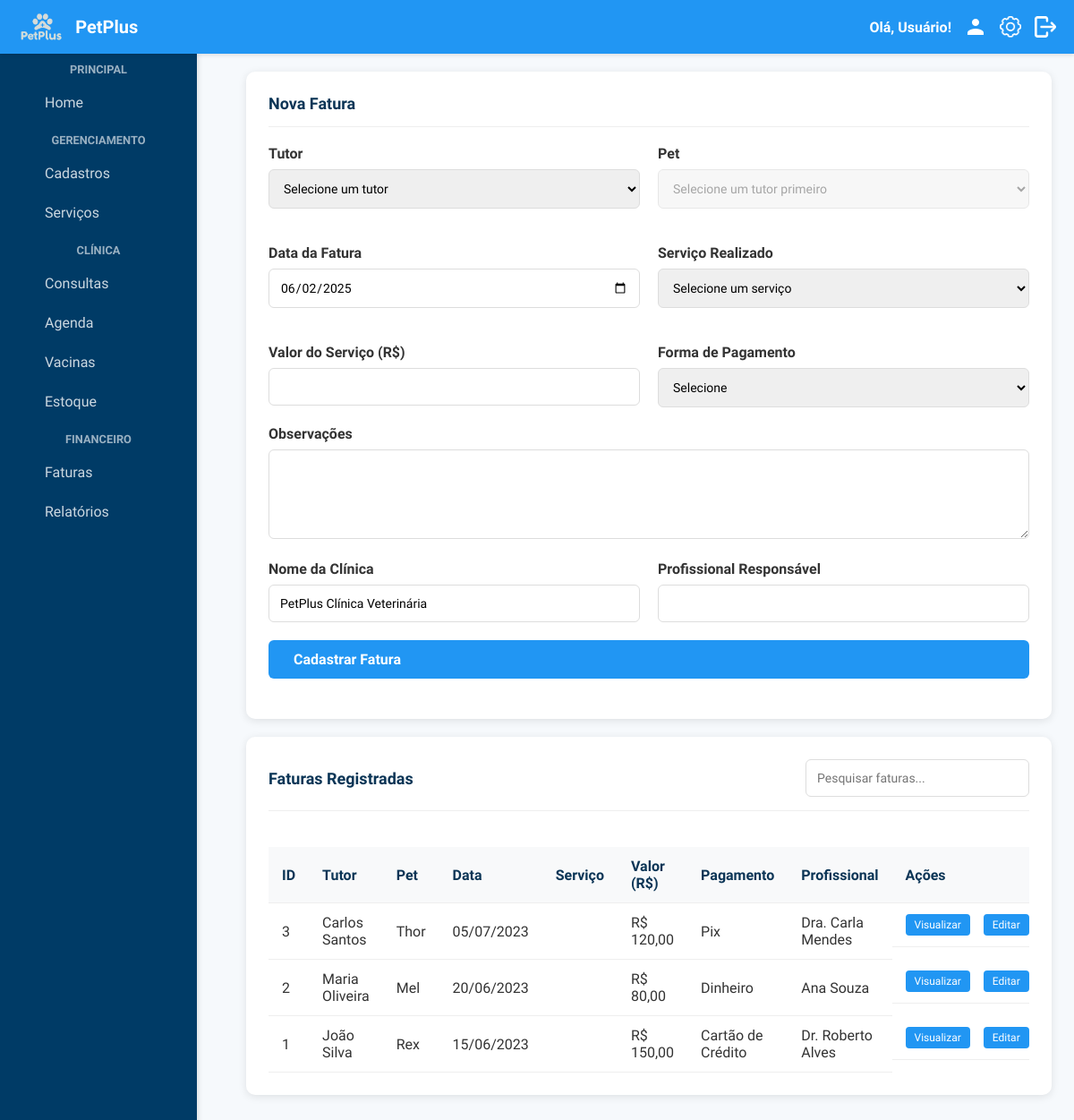
The page /fatura_detalhada/gerenciamento_faturas.php on the database its author committed.
### tables this page shows
CREATE TABLE IF NOT EXISTS Faturas (
    id INT AUTO_INCREMENT PRIMARY KEY,
    tutor_id INT NOT NULL,
    pet_id INT NOT NULL,
    data_fatura DATE NOT NULL,
    servico VARCHAR(100) NOT NULL,
    valor DECIMAL(10,2) NOT NULL,
    forma_pagamento VARCHAR(50) NOT NULL,
    observacoes TEXT,
    clinica VARCHAR(100) NOT NULL,
    profissional VARCHAR(100) NOT NULL,
    status_f ENUM('pago', 'pendente', 'cancelado') DEFAULT 'pendente',
    FOREIGN KEY (tutor_id) REFERENCES Tutor(id_tutor) ON DELETE CASCADE,
    FOREIGN KEY (pet_id) REFERENCES Pets(id_pet) ON DELETE CASCADE
);

CREATE TABLE IF NOT EXISTS Tutor (
    id_tutor INT AUTO_INCREMENT PRIMARY KEY,
    nome VARCHAR(100) NOT NULL,
    cpf VARCHAR(14) UNIQUE,
    email VARCHAR(100),
    telefone VARCHAR(15),
    endereco VARCHAR(200),
    data_cadastro TIMESTAMP DEFAULT CURRENT_TIMESTAMP
);

CREATE TABLE IF NOT EXISTS Pets (
    id_pet INT AUTO_INCREMENT PRIMARY KEY,
    id_tutor INT,
    nome VARCHAR(50) NOT NULL,
    especie VARCHAR(50),
    raca VARCHAR(50),
    data_nascimento DATE,
    sexo ENUM('M', 'F'),
    cor VARCHAR(50),
    peso DECIMAL(5,2),
    observacoes TEXT,
    FOREIGN KEY (id_tutor) REFERENCES Tutor(id_tutor) ON DELETE CASCADE
);

### fatura_detalhada/gerenciamento_faturas.php (the view, shortened to what this page needs)
<?php
$conn = conecta_db();
$faturas = [];
try {
    $sql = "SELECT f.*, t.nome as tutor_nome, p.nome as pet_nome, s.nome as servico_nome
            FROM Faturas f
            JOIN Tutor t ON f.tutor_id = t.id_tutor
            JOIN Pets p ON f.pet_id = p.id_pet
            LEFT JOIN Servicos s ON f.servico = s.id_servico
            ORDER BY f.data_fatura DESC";
    $result = $conn->query($sql);
    if ($result && $result->num_rows > 0) {
        while ($row = $result->fetch_assoc()) {
            $faturas[] = $row;
        }
    }
} catch (Exception $e) {
    $faturas = [
        [
            'id' => 1,
            'tutor_nome' => 'João Silva',
            'pet_nome' => 'Rex',
            'data_fatura' => '2023-06-01',
            'servico_nome' => 'Consulta de Rotina',
            'valor' => 120.00,
            'forma_pagamento' => 'Cartão de Crédito',
            'profissional' => 'Dr. Carlos'
        ],
        [
            'id' => 2,
            'tutor_nome' => 'Maria Oliveira',
            'pet_nome' => 'Luna',
            'data_fatura' => '2023-06-02',
            'servico_nome' => 'Vacinação',
            'valor' => 80.00,
            'forma_pagamento' => 'Dinheiro',
            'profissional' => 'Dra. Ana'
        ]
    ];
}
$fatura_edicao = null;
include_once('../includes/header.php');
?>
<!DOCTYPE html>
<html lang="pt-br">
<head>
    <link rel="stylesheet" href="../includes/global.css">
</head>
<body>
    <?php include_once('../includes/sidebar.php'); ?>
    <div class="fatura-container">
        <div class="card">
            <div class="card-header">
                <h2 class="card-title"><?php echo $fatura_edicao ? 'Editar Fatura' : 'Nova Fatura'; ?></h2>
            </div>
            <form id="formularioFatura" method="POST" action="gerenciamento_faturas.php">
                <div class="form-grid">
                    <div class="form-group">
                        <label for="tutor_id">Tutor</label>
                        <select id="tutor_id" name="tutor_id" class="form-control" onchange="carregarPets(this.value)" required>
                            <option value="">Selecione um tutor</option>
                        </select>
                    </div>
                    <div class="form-group">
                        <label for="pet_id">Pet</label>
                        <select id="pet_id" name="pet_id" class="form-control" required disabled>
                            <option value="">Selecione um tutor primeiro</option>
                        </select>
                    </div>
                    <div class="form-group">
                        <label for="dataFatura">Data da Fatura</label>
                        <input type="date" id="dataFatura" name="dataFatura" class="form-control" required value="<?php echo $fatura_edicao ? $fatura_edicao['data_fatura'] : date('Y-m-d'); ?>" />
                    </div>
                    <div class="form-group">
                        <label for="servico">Serviço Realizado</label>
                        <select id="servico" name="servico" class="form-control" onchange="atualizarValor()" required>
                            <option value="">Selecione um serviço</option>
                        </select>
                    </div>
                    <div class="form-group">
                        <label for="valor">Valor do Serviço (R$)</label>
                        <input type="number" id="valor" name="valor" class="form-control" step="0.01" required value="<?php echo $fatura_edicao ? $fatura_edicao['valor'] : ''; ?>" />
                    </div>
                    <div class="form-group">
                        <label for="pagamento">Forma de Pagamento</label>
                        <select id="pagamento" name="pagamento" class="form-control" required>
                            <option value="">Selecione</option>
                        </select>
                    </div>
                </div>
                <div class="form-group">
                    <label for="observacoes">Observações</label>
                    <textarea id="observacoes" name="observacoes" class="form-control" rows="3"><?php echo $fatura_edicao ? htmlspecialchars($fatura_edicao['observacoes']) : ''; ?></textarea>
                </div>
                <div class="form-grid">
                    <div class="form-group">
                        <label for="clinica">Nome da Clínica</label>
                        <input type="text" id="clinica" name="clinica" class="form-control" required value="<?php echo $fatura_edicao ? htmlspecialchars($fatura_edicao['clinica']) : 'PetPlus Clínica Veterinária'; ?>" />
                    </div>
                    <div class="form-group">
                        <label for="profissional">Profissional Responsável</label>
                        <input type="text" id="profissional" name="profissional" class="form-control" required value="<?php echo $fatura_edicao ? htmlspecialchars($fatura_edicao['profissional']) : ''; ?>" />
                    </div>
                </div>
                <div class="form-group">
                    <button type="submit" class="btn btn-primary btn-icon">
                        <i class="fas fa-save"></i> <?php echo $fatura_edicao ? 'Atualizar Fatura' : 'Cadastrar Fatura'; ?>
                    </button>
                </div>
            </form>
        </div>
        <div class="card">
            <div class="card-header">
                <h2 class="card-title">Faturas Registradas</h2>
                <div class="card-actions">
                    <input type="text" id="pesquisaFatura" class="form-control" placeholder="Pesquisar faturas..." style="width: 250px;">
                </div>
            </div>
            <div class="table-container">
                <table class="data-table">
                    <thead>
                        <tr>
                            <th>ID</th>
                            <th>Tutor</th>
                            <th>Pet</th>
                            <th>Data</th>
                            <th>Serviço</th>
                            <th>Valor (R$)</th>
                            <th>Pagamento</th>
                            <th>Profissional</th>
                            <th>Ações</th>
                        </tr>
                    </thead>
                    <tbody id="listaFaturas">
                        <?php if (empty($faturas)): ?>
                            <tr>
                                <td colspan="9" style="text-align: center;">Nenhuma fatura registrada</td>
                            </tr>
                        <?php else: ?>
                            <?php foreach ($faturas as $fatura): ?>
                                <tr>
                                    <td><?php echo $fatura['id']; ?></td>
                                    <td><?php echo htmlspecialchars($fatura['tutor_nome']); ?></td>
                                    <td><?php echo htmlspecialchars($fatura['pet_nome']); ?></td>
                                    <td><?php echo date('d/m/Y', strtotime($fatura['data_fatura'])); ?></td>
                                    <td><?php echo htmlspecialchars($fatura['servico_nome']); ?></td>
                                    <td>R$ <?php echo number_format($fatura['valor'], 2, ',', '.'); ?></td>
                                    <td><?php echo htmlspecialchars($fatura['forma_pagamento']); ?></td>
                                    <td><?php echo htmlspecialchars($fatura['profissional']); ?></td>
                                    <td class="actions">
                                        <button class="btn-action btn-view" onclick="visualizarFatura(<?php echo $fatura['id']; ?>)" title="Visualizar">Visualizar</button>
                                        <button class="btn-action btn-edit" onclick="editarFatura(<?php echo $fatura['id']; ?>)" title="Editar">Editar</button>
                                    </td>
                                </tr>
                            <?php endforeach; ?>
                        <?php endif; ?>
                    </tbody>
                </table>
            </div>
        </div>
    </div>
</body>
</html>

### includes/temas.css (style rules this page uses)
.tema-claro { --cor-fundo: #f6f9fc; --cor-texto: #333; --cor-primaria: #2196f3; --cor-secundaria: #0b3556; --cor-borda: #ddd; --cor-fundo-card: #fff; --cor-fundo-header: #2196f3; --cor-texto-header: #fff; }
body { background-color: var(--cor-fundo); color: var(--cor-texto); }
button, .btn-primary, .botao { background-color: var(--cor-primaria) !important; color: #fff !important; }

### includes/global.css (style rules this page uses)
* { margin: 0; padding: 0; box-sizing: border-box; font-family: "Quicksand", sans-serif; }
body { background-color: #f6f9fc; padding-top: 60px; }
.card { background-color: #ffffff; padding: 30px; border-radius: 10px; box-shadow: 0 2px 8px rgba(0, 0, 0, 0.1); max-width: 900px; margin: 0 auto 30px; }
h1, h2, h3 { color: #003b66; text-align: center; margin-bottom: 20px; }
.form-group { margin-bottom: 20px; }
label { display: block; margin-bottom: 6px; font-weight: bold; color: #003b66; }
input, select, textarea { width: 100%; padding: 10px; border-radius: 6px; border: 1px solid #ccc; font-size: 14px; box-sizing: border-box; }
textarea { resize: vertical; min-height: 100px; }
.btn-primary { background-color: #003b66; color: white; padding: 12px; border: none; font-size: 16px; border-radius: 6px; cursor: pointer; width: 100%; font-weight: bold; }
table { width: 100%; border-collapse: collapse; margin-top: 20px; }
table th, table td { padding: 10px; text-align: left; border-bottom: 1px solid #ddd; }
table th { background-color: #f2f2f2; color: #003b66; }
.btn-action { padding: 5px 10px; border: none; border-radius: 4px; cursor: pointer; margin-right: 5px; font-size: 14px; }
.btn-edit { background-color: #ffc107; color: #212529; }

### fatura_detalhada/gerenciamento_faturas.php (style rules this page uses)
.fatura-container { margin-left: 250px; padding: 20px; background-color: #f6f9fc; }
.card { background-color: #fff; border-radius: 10px; box-shadow: 0 2px 10px rgba(0,0,0,0.1); padding: 25px; margin-bottom: 20px; transition: transform 0.3s, box-shadow 0.3s; }
.card-header { display: flex; justify-content: space-between; align-items: center; margin-bottom: 20px; padding-bottom: 15px; border-bottom: 1px solid #eee; }
.card-title { color: #0b3556; font-size: 18px; margin: 0; }
.form-grid { display: grid; grid-template-columns: repeat(auto-fill, minmax(300px, 1fr)); gap: 20px; }
.form-group { margin-bottom: 20px; }
.form-group label { display: block; margin-bottom: 8px; font-weight: 600; color: #333; }
.form-control { width: 100%; padding: 12px; border: 1px solid #ddd; border-radius: 6px; font-size: 14px; transition: border-color 0.3s, box-shadow 0.3s; }
.form-control:disabled { background-color: #f5f5f5; cursor: not-allowed; }
.btn { padding: 12px 20px; border: none; border-radius: 6px; font-weight: 600; cursor: pointer; transition: background-color 0.3s, transform 0.2s; }
.btn-primary { background-color: #0b3556; color: white; }
.btn-icon { display: flex; align-items: center; gap: 8px; }
.table-container { overflow-x: auto; }
.data-table { width: 100%; border-collapse: collapse; margin-top: 20px; }
.data-table th, .data-table td { padding: 12px 15px; text-align: left; border-bottom: 1px solid #eee; }
.data-table th { background-color: #f8f9fa; color: #0b3556; font-weight: 600; }
.data-table .actions { display: flex; gap: 10px; }
.btn-action { background: none; border: none; font-size: 16px; cursor: pointer; transition: color 0.3s; padding: 5px 10px; border-radius: 4px; color: white; font-size: 12px; }
.btn-edit { background-color: #4a90e2; }
.btn-view { background-color: #50c878; }
.card { animation: fadeIn 0.5s ease-out; }

### rows shown on the page
faturas: id "3", tutor.nome "Carlos Santos", pet.nome "Thor", data_fatura "05/07/2023", valor "120,00", forma_pagamento "Pix", profissional "Dra. Carla Mendes"
faturas: id "2", tutor.nome "Maria Oliveira", pet.nome "Mel", data_fatura "20/06/2023", valor "80,00", forma_pagamento "Dinheiro", profissional "Ana Souza"
faturas: id "1", tutor.nome "João Silva", pet.nome "Rex", data_fatura "15/06/2023", valor "150,00", forma_pagamento "Cartão de Crédito", profissional "Dr. Roberto Alves"

### other values the page prints
$nomeUsuario "Usuário"
